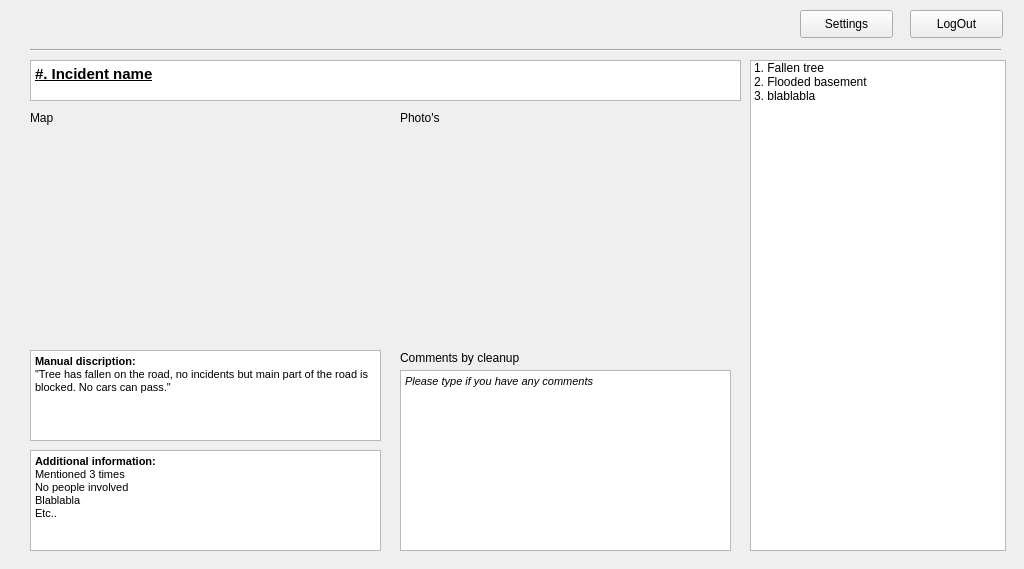
<?xml version="1.0" encoding="UTF-8"?>
<ui version="4.0">
 <class>Form</class>
 <widget class="QWidget" name="Form">
  <property name="geometry">
   <rect>
    <x>0</x>
    <y>0</y>
    <width>1024</width>
    <height>569</height>
   </rect>
  </property>
  <property name="mouseTracking">
   <bool>false</bool>
  </property>
  <property name="windowTitle">
   <string>StormClean</string>
  </property>
  <property name="windowIcon">
   <iconset>
    <normaloff>../../../SA Geomatics/Wordpress/10359163_767986399899622_9119853817198776438_n.png</normaloff>../../../SA Geomatics/Wordpress/10359163_767986399899622_9119853817198776438_n.png</iconset>
  </property>
  <property name="autoFillBackground">
   <bool>false</bool>
  </property>
  <widget class="QListWidget" name="listWidget">
   <property name="geometry">
    <rect>
     <x>750</x>
     <y>60</y>
     <width>256</width>
     <height>491</height>
    </rect>
   </property>
   <item>
    <property name="text">
     <string>1. Fallen tree</string>
    </property>
   </item>
   <item>
    <property name="text">
     <string>2. Flooded basement</string>
    </property>
   </item>
   <item>
    <property name="text">
     <string>3. blablabla</string>
    </property>
   </item>
  </widget>
  <widget class="QPushButton" name="pushButton">
   <property name="geometry">
    <rect>
     <x>910</x>
     <y>10</y>
     <width>93</width>
     <height>28</height>
    </rect>
   </property>
   <property name="text">
    <string>LogOut</string>
   </property>
  </widget>
  <widget class="QPushButton" name="pushButton_2">
   <property name="geometry">
    <rect>
     <x>800</x>
     <y>10</y>
     <width>93</width>
     <height>28</height>
    </rect>
   </property>
   <property name="text">
    <string>Settings</string>
   </property>
  </widget>
  <widget class="Line" name="line">
   <property name="geometry">
    <rect>
     <x>30</x>
     <y>40</y>
     <width>971</width>
     <height>21</height>
    </rect>
   </property>
   <property name="orientation">
    <enum>Qt::Horizontal</enum>
   </property>
  </widget>
  <widget class="QLabel" name="label">
   <property name="geometry">
    <rect>
     <x>30</x>
     <y>110</y>
     <width>53</width>
     <height>16</height>
    </rect>
   </property>
   <property name="text">
    <string>Map</string>
   </property>
  </widget>
  <widget class="QLabel" name="label_2">
   <property name="geometry">
    <rect>
     <x>400</x>
     <y>110</y>
     <width>53</width>
     <height>16</height>
    </rect>
   </property>
   <property name="text">
    <string>Photo's</string>
   </property>
  </widget>
  <widget class="QLabel" name="label_3">
   <property name="geometry">
    <rect>
     <x>30</x>
     <y>130</y>
     <width>351</width>
     <height>211</height>
    </rect>
   </property>
   <property name="text">
    <string/>
   </property>
   <property name="pixmap">
    <pixmap>Kaart-locatiemap.jpg</pixmap>
   </property>
  </widget>
  <widget class="QLabel" name="label_4">
   <property name="geometry">
    <rect>
     <x>400</x>
     <y>120</y>
     <width>221</width>
     <height>251</height>
    </rect>
   </property>
   <property name="text">
    <string/>
   </property>
   <property name="pixmap">
    <pixmap>download (1).jpg</pixmap>
   </property>
  </widget>
  <widget class="QLabel" name="label_5">
   <property name="geometry">
    <rect>
     <x>630</x>
     <y>170</y>
     <width>101</width>
     <height>81</height>
    </rect>
   </property>
   <property name="text">
    <string/>
   </property>
   <property name="pixmap">
    <pixmap>download (2).jpg</pixmap>
   </property>
  </widget>
  <widget class="QLabel" name="label_6">
   <property name="geometry">
    <rect>
     <x>630</x>
     <y>260</y>
     <width>101</width>
     <height>81</height>
    </rect>
   </property>
   <property name="text">
    <string/>
   </property>
   <property name="pixmap">
    <pixmap>download.jpg</pixmap>
   </property>
  </widget>
  <widget class="QTextBrowser" name="textBrowser">
   <property name="geometry">
    <rect>
     <x>30</x>
     <y>60</y>
     <width>711</width>
     <height>41</height>
    </rect>
   </property>
   <property name="html">
    <string>&lt;!DOCTYPE HTML PUBLIC &quot;-//W3C//DTD HTML 4.0//EN&quot; &quot;http://www.w3.org/TR/REC-html40/strict.dtd&quot;&gt;
&lt;html&gt;&lt;head&gt;&lt;meta name=&quot;qrichtext&quot; content=&quot;1&quot; /&gt;&lt;style type=&quot;text/css&quot;&gt;
p, li { white-space: pre-wrap; }
&lt;/style&gt;&lt;/head&gt;&lt;body style=&quot; font-family:'MS Shell Dlg 2'; font-size:7.5pt; font-weight:400; font-style:normal;&quot;&gt;
&lt;p style=&quot; margin-top:0px; margin-bottom:0px; margin-left:0px; margin-right:0px; -qt-block-indent:0; text-indent:0px;&quot;&gt;&lt;span style=&quot; font-size:11pt; font-weight:600; text-decoration: underline;&quot;&gt;#. Incident name&lt;/span&gt;&lt;/p&gt;&lt;/body&gt;&lt;/html&gt;</string>
   </property>
  </widget>
  <widget class="QTextBrowser" name="textBrowser_2">
   <property name="geometry">
    <rect>
     <x>30</x>
     <y>350</y>
     <width>351</width>
     <height>91</height>
    </rect>
   </property>
   <property name="html">
    <string>&lt;!DOCTYPE HTML PUBLIC &quot;-//W3C//DTD HTML 4.0//EN&quot; &quot;http://www.w3.org/TR/REC-html40/strict.dtd&quot;&gt;
&lt;html&gt;&lt;head&gt;&lt;meta name=&quot;qrichtext&quot; content=&quot;1&quot; /&gt;&lt;style type=&quot;text/css&quot;&gt;
p, li { white-space: pre-wrap; }
&lt;/style&gt;&lt;/head&gt;&lt;body style=&quot; font-family:'MS Shell Dlg 2'; font-size:7.5pt; font-weight:400; font-style:normal;&quot;&gt;
&lt;p style=&quot; margin-top:0px; margin-bottom:0px; margin-left:0px; margin-right:0px; -qt-block-indent:0; text-indent:0px;&quot;&gt;&lt;span style=&quot; font-size:8pt; font-weight:600;&quot;&gt;Manual discription:&lt;/span&gt;&lt;/p&gt;
&lt;p style=&quot; margin-top:0px; margin-bottom:0px; margin-left:0px; margin-right:0px; -qt-block-indent:0; text-indent:0px;&quot;&gt;&lt;span style=&quot; font-size:8pt;&quot;&gt;&amp;quot;Tree has fallen on the road, no incidents but main part of the road is blocked. No cars can pass.&amp;quot;&lt;/span&gt;&lt;/p&gt;&lt;/body&gt;&lt;/html&gt;</string>
   </property>
  </widget>
  <widget class="QTextBrowser" name="textBrowser_3">
   <property name="geometry">
    <rect>
     <x>30</x>
     <y>450</y>
     <width>351</width>
     <height>101</height>
    </rect>
   </property>
   <property name="html">
    <string>&lt;!DOCTYPE HTML PUBLIC &quot;-//W3C//DTD HTML 4.0//EN&quot; &quot;http://www.w3.org/TR/REC-html40/strict.dtd&quot;&gt;
&lt;html&gt;&lt;head&gt;&lt;meta name=&quot;qrichtext&quot; content=&quot;1&quot; /&gt;&lt;style type=&quot;text/css&quot;&gt;
p, li { white-space: pre-wrap; }
&lt;/style&gt;&lt;/head&gt;&lt;body style=&quot; font-family:'MS Shell Dlg 2'; font-size:7.5pt; font-weight:400; font-style:normal;&quot;&gt;
&lt;p style=&quot; margin-top:0px; margin-bottom:0px; margin-left:0px; margin-right:0px; -qt-block-indent:0; text-indent:0px;&quot;&gt;&lt;span style=&quot; font-size:8pt; font-weight:600;&quot;&gt;Additional information:&lt;/span&gt;&lt;/p&gt;
&lt;p style=&quot; margin-top:0px; margin-bottom:0px; margin-left:0px; margin-right:0px; -qt-block-indent:0; text-indent:0px;&quot;&gt;&lt;span style=&quot; font-size:8pt;&quot;&gt;Mentioned 3 times&lt;/span&gt;&lt;/p&gt;
&lt;p style=&quot; margin-top:0px; margin-bottom:0px; margin-left:0px; margin-right:0px; -qt-block-indent:0; text-indent:0px;&quot;&gt;&lt;span style=&quot; font-size:8pt;&quot;&gt;No people involved&lt;/span&gt;&lt;/p&gt;
&lt;p style=&quot; margin-top:0px; margin-bottom:0px; margin-left:0px; margin-right:0px; -qt-block-indent:0; text-indent:0px;&quot;&gt;&lt;span style=&quot; font-size:8pt;&quot;&gt;Blablabla&lt;/span&gt;&lt;/p&gt;
&lt;p style=&quot; margin-top:0px; margin-bottom:0px; margin-left:0px; margin-right:0px; -qt-block-indent:0; text-indent:0px;&quot;&gt;&lt;span style=&quot; font-size:8pt;&quot;&gt;Etc..&lt;/span&gt;&lt;/p&gt;&lt;/body&gt;&lt;/html&gt;</string>
   </property>
  </widget>
  <widget class="QTextEdit" name="textEdit">
   <property name="geometry">
    <rect>
     <x>400</x>
     <y>370</y>
     <width>331</width>
     <height>181</height>
    </rect>
   </property>
   <property name="html">
    <string>&lt;!DOCTYPE HTML PUBLIC &quot;-//W3C//DTD HTML 4.0//EN&quot; &quot;http://www.w3.org/TR/REC-html40/strict.dtd&quot;&gt;
&lt;html&gt;&lt;head&gt;&lt;meta name=&quot;qrichtext&quot; content=&quot;1&quot; /&gt;&lt;style type=&quot;text/css&quot;&gt;
p, li { white-space: pre-wrap; }
&lt;/style&gt;&lt;/head&gt;&lt;body style=&quot; font-family:'MS Shell Dlg 2'; font-size:7.5pt; font-weight:400; font-style:normal;&quot;&gt;
&lt;p style=&quot; margin-top:0px; margin-bottom:0px; margin-left:0px; margin-right:0px; -qt-block-indent:0; text-indent:0px;&quot;&gt;&lt;span style=&quot; font-size:8pt; font-style:italic;&quot;&gt;Please type if you have any comments&lt;/span&gt;&lt;/p&gt;&lt;/body&gt;&lt;/html&gt;</string>
   </property>
  </widget>
  <widget class="QLabel" name="label_7">
   <property name="geometry">
    <rect>
     <x>400</x>
     <y>350</y>
     <width>121</width>
     <height>16</height>
    </rect>
   </property>
   <property name="text">
    <string>Comments by cleanup</string>
   </property>
  </widget>
 </widget>
 <resources/>
 <connections/>
</ui>
